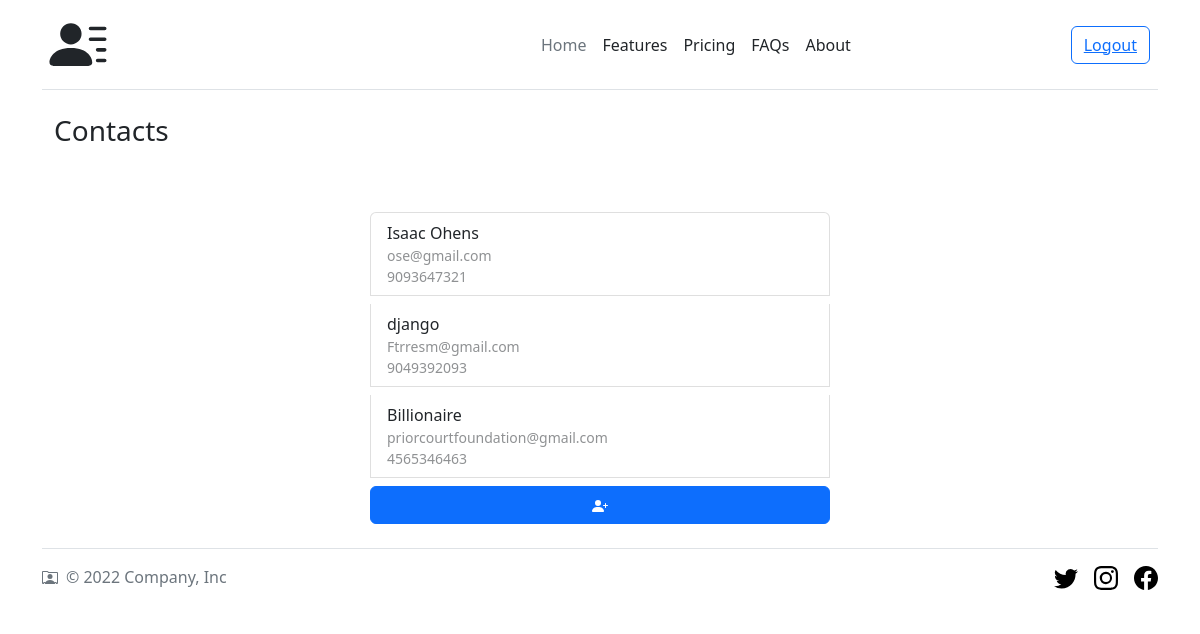
The page / (signed in) on the database as committed earlier.
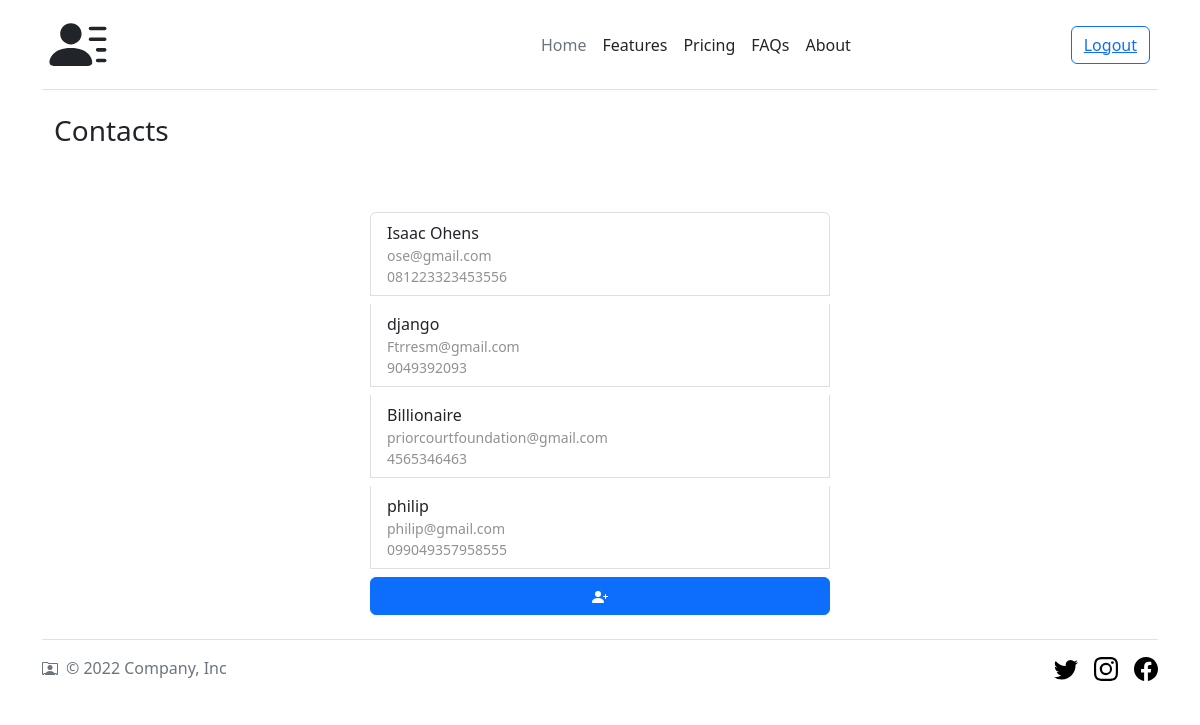
The same page on the database as committed later.
### contact/models.py (models this page shows, shortened)
class Contact(models.Model):
    user = models.ForeignKey(User, on_delete=models.CASCADE, null=True, blank=True)
    name = models.CharField(max_length=50)
    phone_number = models.CharField(max_length=15)
    email = models.EmailField()

### contact/views.py (the view)
# urls.py: path('', ContactListView.as_view(), name='contacts'),
class ContactListView(LoginRequiredMixin, ListView):
    template_name = 'home.html'
    model = Contact
    context_object_name = 'contacts'
    queryset = Contact.objects.all()
    def get_context_data(self, **kwargs):
        context = super().get_context_data(**kwargs)
        context['contacts'] = context['contacts'].filter(user=self.request.user)
        return context

### contact/templates/home.html (shortened to what this page needs)
{% extends 'base.html' %}
{% block content %}
<div class="container-sm">
    <div class="container">
        <h3>Contacts</h3>
    </div>
    <div class="list-group list-group-checkable d-grid gap-2 border-0 w-auto">
        {% for contact in contacts %}
        <a href="{% url 'detail' contact.id %}" class="list-group-item list-group-item-action " aria-current="true">
            {{ contact.name }}
            <span class="d-block small opacity-50">{{contact.email}}</span>
            <span class="d-block small opacity-50">{{contact.phone_number}}</span>
        </a>
        {% endfor %}
        <a class="btn btn-primary" href="{% url 'create' %}" role="button">
        </a>
    </div>
</div>
{% endblock content %}

Rows that differ between the two databases and show on the page:
changed Contact "Isaac Ohens": phone_number "9093647321" → "081223323453556"
added Contact: name "philip", email "philip@gmail.com", phone_number "099049357958555"
